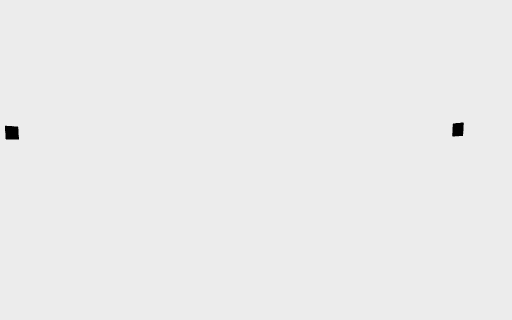
[1] (above)

16 first-person views from a walk through a 3-D level made in the Unity game engine. The camera is 1.2 m above the floor, tilts 4° down and sees 90° across. The floor is counted in squares, 2 m on a side. Each view is taken from the middle of a square. On the plan, view 1 faces up. The plan holds only what a view shows up to about 9 squares ahead; the rest is blank. The place goes on beyond the plan. The player character is not drawn. Some animated figures are left out.

[2]
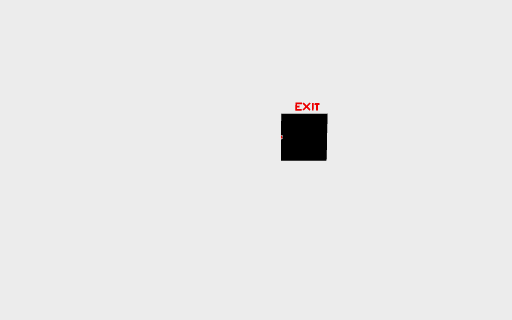

[3]
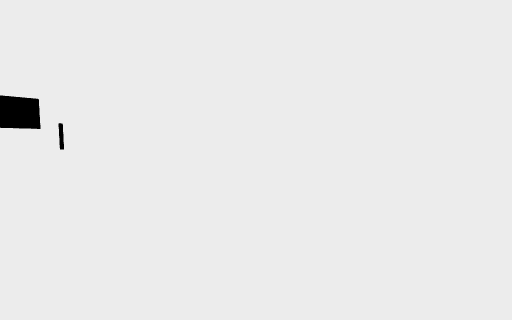

[4]
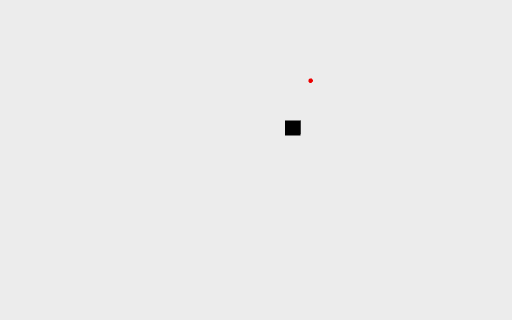

[5]
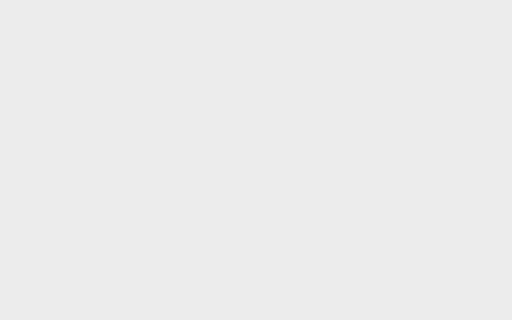

[6]
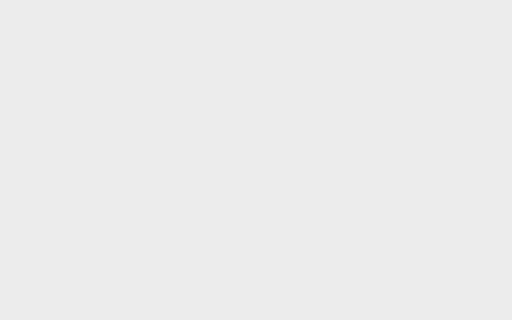

[7]
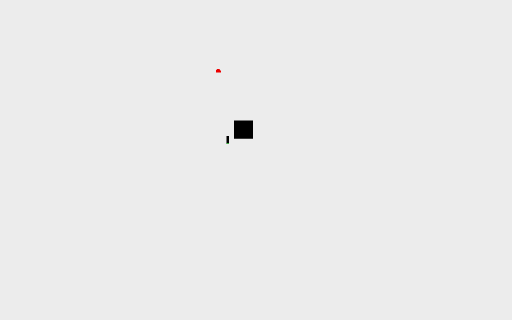

[8]
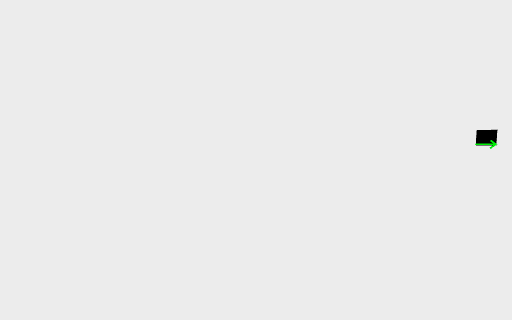

[9]
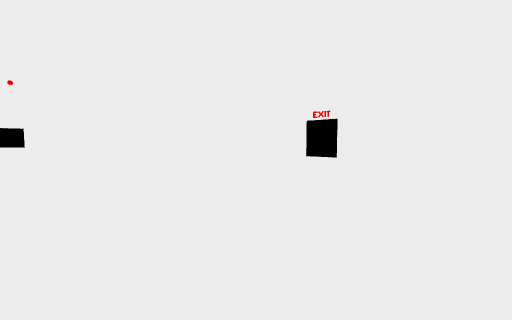

[10]
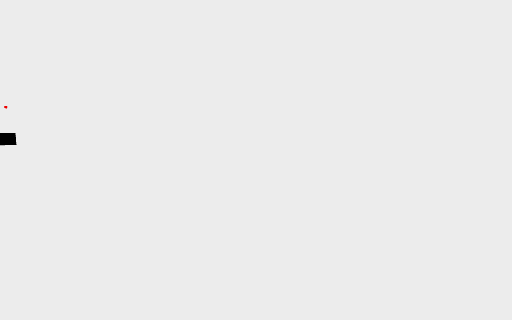

[11]
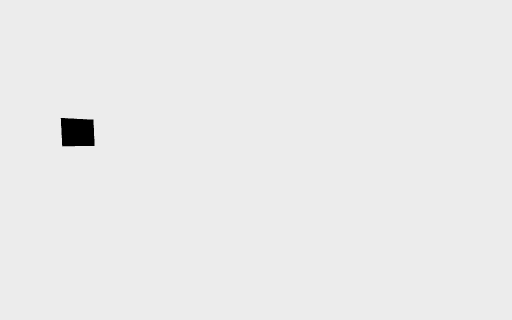

[12]
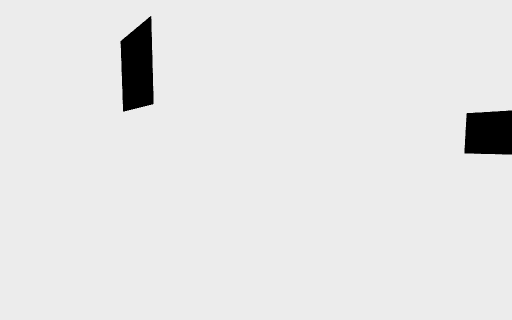

[13]
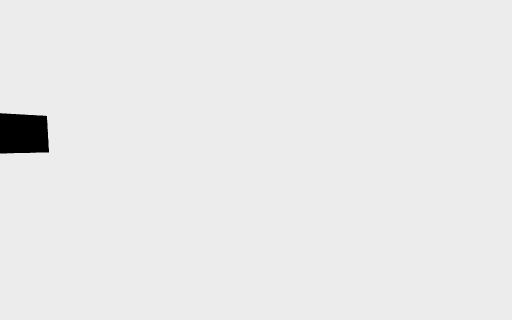

[14]
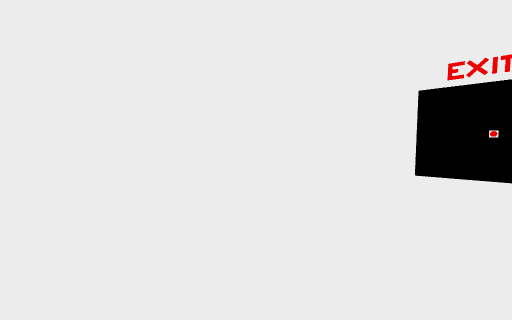

[15]
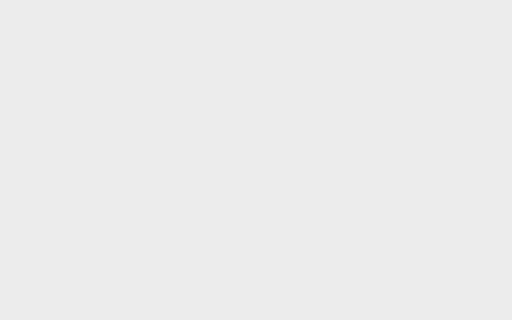

[16]
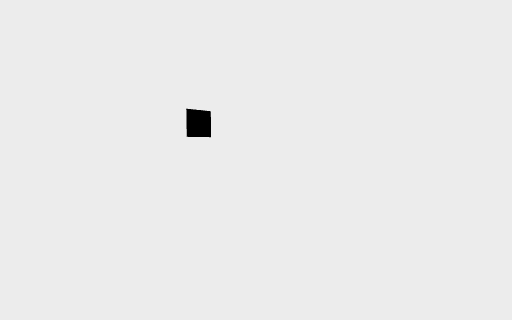

### Floor plan
Key: @ floor where view 1 was taken; # wall or solid block; . floor; ^ raised ledge; O other object.
Columns run from 19 left of view 1 to 17 right of it. Each row starts with its distance up from view 1.
 20                  #.
 19                  #.
 18                  #.
 17          #########.#########
 16          #.................#
 15          #.................#
 14          #.................#
 13          #.................#
 12          #.................#
 11          #.................#
 10 ##########.................##########
  9 #.................^................ #
  8 #O...............^^^............... #
  7  ..#######.......^^^^......########
  6  ..#     #.......^^^.......#
  5  ..#     #.................#
  4  ..#     #.................#
  3  ..#     #.................#
  2  ..#     #.................#
  1  ..#     #.................#
  0  ..#     #########.@########
 -1  ..#
 -2  ..#
 -3  ..

Positions as (right, up) in squares from view 1, and headings:
1: (0, 0), facing up
2: (1, 8), facing down
3: (2, 10), facing down-right
4: (-1, 11), facing right
5: (0, 9), facing up
6: (0, 10), facing up-left
7: (-2, 10), facing left
8: (-7, 9), facing down-left
9: (-6, 9), facing down-right
10: (-18, 9), facing down-right
11: (-18, 4), facing up-right
12: (7, 8), facing up-right
13: (6, 9), facing down-right
14: (-1, 5), facing down-right
15: (-1, 5), facing up
16: (-5, 7), facing up-left
